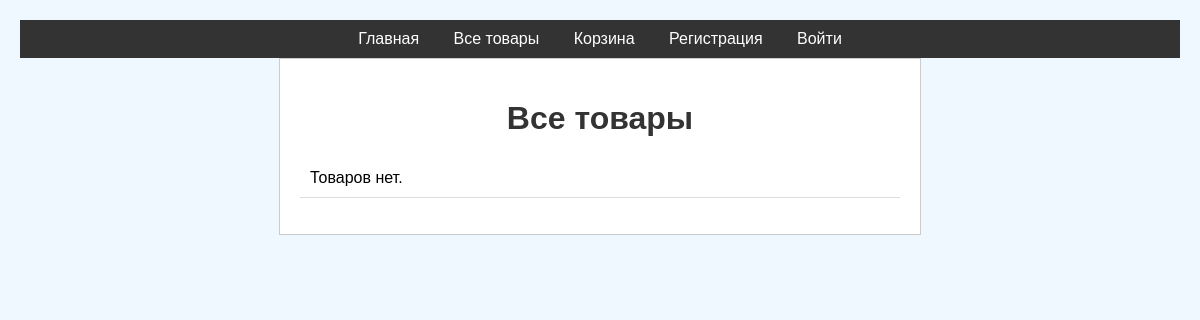
/shop/products/, run on an earlier commit of the app's database.
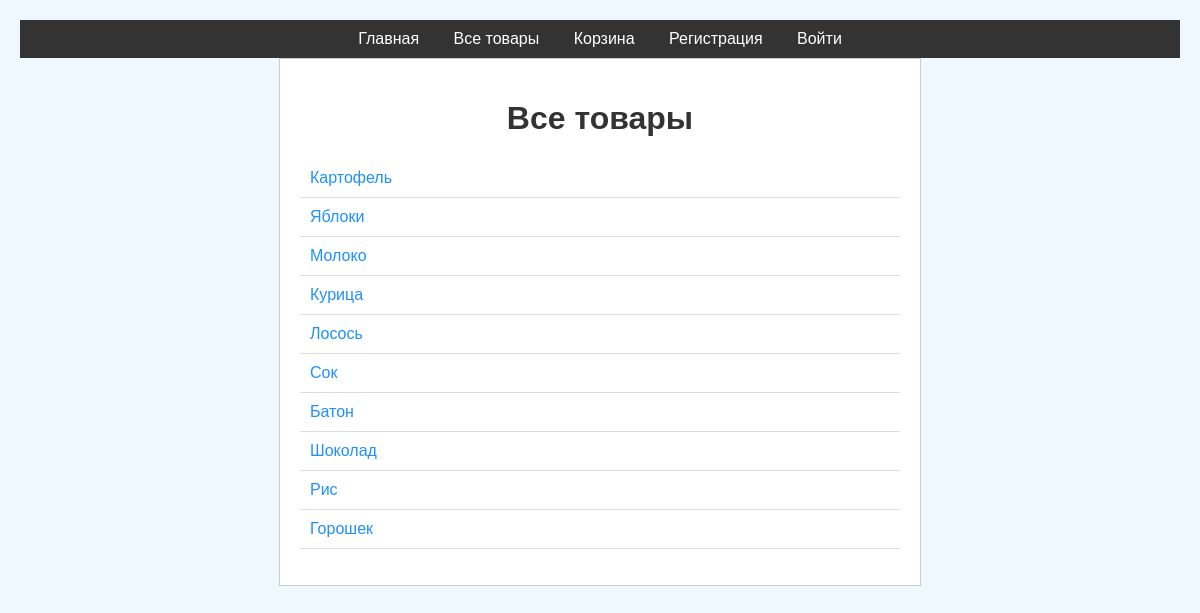
And on a later commit of the database.
### shop/models.py (models this page shows, shortened)
class Product(models.Model):
    name = models.CharField(max_length=255)
    name_en = models.CharField(max_length=255, blank=True, null=True)
    description = models.TextField(blank=True, null=True)
    image = models.ImageField(upload_to='products/', blank=True, null=True)
    category = models.ForeignKey(Category, on_delete=models.CASCADE)
    created_at = models.DateTimeField(auto_now_add=True)

### shop/views.py (the view)
# urls.py: path('products/', views.product_list, name='product_list'),
def product_list(request):
    products = Product.objects.all()
    return render(request, 'shop/product_list.html', {'products': products})

### shop/templates/shop/product_list.html (shortened to what this page needs)
<!DOCTYPE html>
<html lang="ru">
<head>
</head>
<body>
    <div class="menu">
        <a href="{% url 'index' %}">Главная</a>
        <a href="{% url 'product_list' %}">Все товары</a>
        <a href=''>Корзина</a>
        {% if user.is_authenticated %}
            <a href="{% url 'product_add' %}">Добавить товар</a>
            <a href="{% url 'logout' %}">Выйти ({{ user.username }})</a>
        {% else %}
            <a href="{% url 'register' %}">Регистрация</a>
            <a href="{% url 'login' %}">Войти</a>
        {% endif %}
    </div>
    <div class="container">
        <h1>Все товары</h1>
        <ul>
            {% for product in products %}
                <li>
                    <a href="{% url 'product_detail' product.id %}">{{ product.name }}</a>
                </li>
            {% empty %}
                <li>Товаров нет.</li>
            {% endfor %}
        </ul>
    </div>
</body>
</html>

What changed in the data, as far as the page shows it:
added Product: name "Картофель"
added Product: name "Яблоки"
added Product: name "Молоко"
added Product: name "Курица"
added Product: name "Лосось"
added Product: name "Сок"
added Product: name "Батон"
added Product: name "Шоколад"
added Product: name "Рис"
added Product: name "Горошек"
Also different on the page:
text no longer shown: "Товаров нет."
